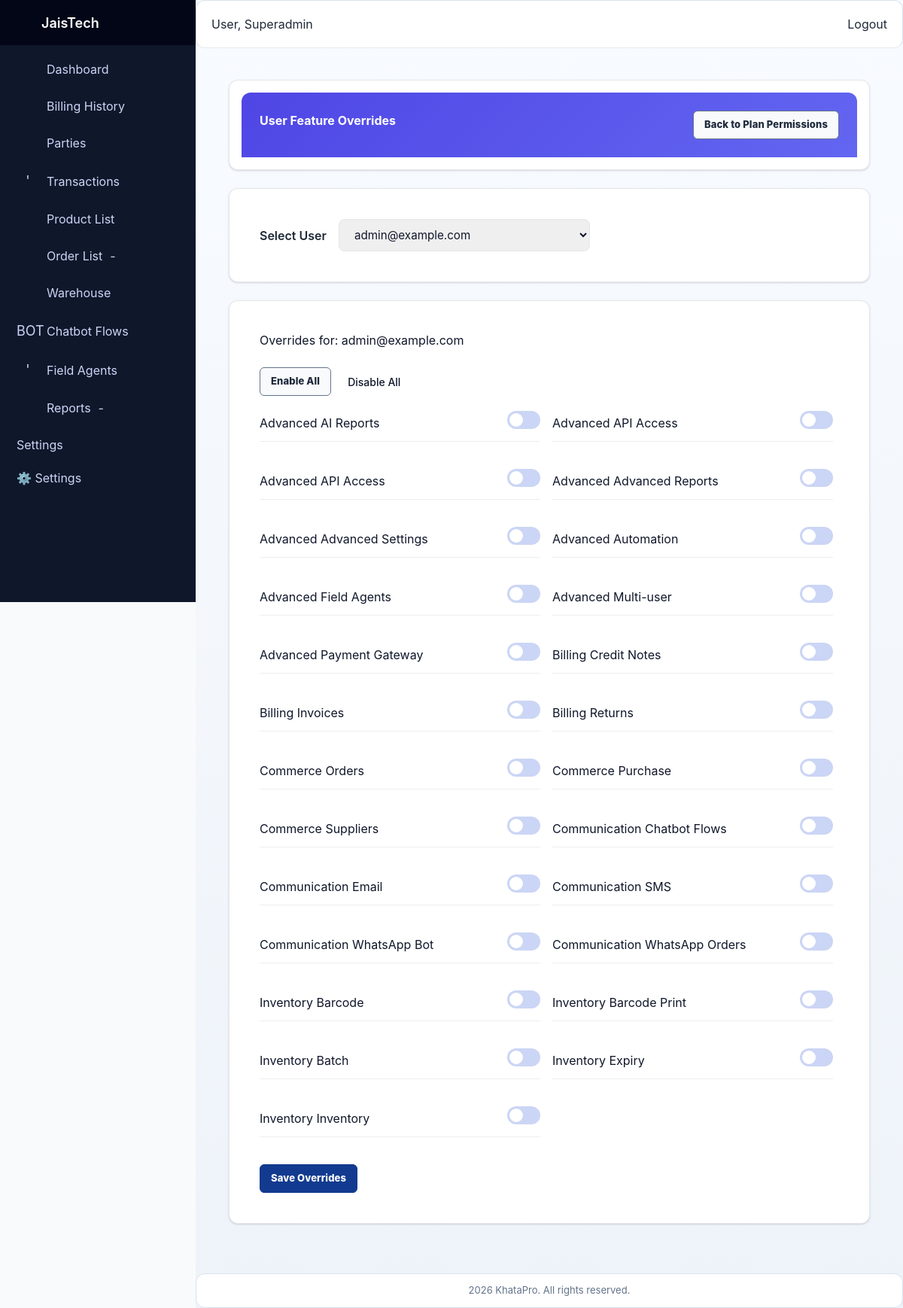
Screenshot of /settings/user-overrides/ (signed in) with the database file from the repository.
### accounts/models.py (models this page shows, shortened)
class User(AbstractUser):
    username = models.CharField(max_length=150, blank=True, null=True)
    mobile = models.CharField(max_length=15, unique=True, blank=True, null=True)
    email = models.EmailField(unique=True)
    email_verified = models.BooleanField(default=False)
    mobile_verified = models.BooleanField(default=False)
    is_social_login = models.BooleanField(default=False)
    is_otp_verified = models.BooleanField(default=False)
    groups = models.ManyToManyField(
        Group,
        related_name="custom_user_set",
        blank=True,
        help_text="Groups this user belongs to.",
        verbose_name="groups",
    )
    user_permissions = models.ManyToManyField(
        Permission,
        related_name="custom_user_permissions_set",
        blank=True,
        help_text="Specific permissions for this user.",
        verbose_name="user permissions",
    )
    USERNAME_FIELD = "email"  # login by email
    REQUIRED_FIELDS = ["username", "mobile"]

### billing/models.py (models this page shows, shortened)
class FeatureRegistry(models.Model):
    key = models.SlugField(max_length=120, unique=True)
    label = models.CharField(max_length=160)
    group = models.CharField(max_length=80, default="General")
    description = models.TextField(blank=True)
    active = models.BooleanField(default=True)
    sort_order = models.PositiveIntegerField(default=0)
    class Meta:
        ordering = ["group", "sort_order", "label"]

### core_settings/views.py (the view, shortened to what this page needs)
# urls.py: path("user-overrides/", views.user_feature_overrides_view, name="user_feature_overrides"),
@login_required
def user_feature_overrides_view(request):
    if not request.user.is_staff and not request.user.is_superuser:
        return HttpResponse("❌ Admin access required")
    User = get_user_model()
    users = User.objects.filter(is_active=True).order_by("email")
    features = FeatureRegistry.objects.filter(active=True).order_by("group", "label")
    selected_user_id = request.GET.get("user_id") or (users.first().id if users.exists() else None)
    selected_user = User.objects.filter(id=selected_user_id).first() if selected_user_id else None
    overrides = {}
    if selected_user:
        for ov in UserFeatureOverride.objects.filter(user=selected_user):
            overrides[ov.feature_id] = ov.is_enabled
    return render(request, "core_settings/user_feature_overrides.html", {
        "users": users,
        "features": features,
        "selected_user": selected_user,
        "overrides": overrides,
    })

### billing/services.py (called while the page is built, shortened)
def user_has_feature(user, feature_key):
    if user.is_superuser:
        return True

### billing/templatetags/feature_tags.py (called while the page is built)
@register.simple_tag(takes_context=True)
def feature_allowed(context, feature_key):
    user = context.get("request").user
    if not user or not user.is_authenticated:
        return False
    return user_has_feature(user, feature_key)

### system_mode/context_processors.py (called while the page is built)
def system_mode_context(request):
    context = getattr(request, "system_mode_context", None)
    if context is None:
        context = build_request_mode_context(request)
    return {
        "system_mode": context,
        "system_mode_name": context.get("current_mode", "DESKTOP"),
        "system_mode_locked": bool(context.get("is_locked", False)),
        "resolved_system_mode": context.get("resolved_mode", "DESKTOP"),
        "resolved_system_mode_css": context.get("resolved_mode_css", "desktop"),
        "system_route_profile": context.get("route_profile", {}),
    }

### system_mode/models.py (called while the page is built)
    @classmethod
    def get_solo(cls, for_update=False):
        qs = cls.objects
        if for_update:
            qs = qs.select_for_update()
        instance = qs.filter(pk=1).first()
        if instance:
            return instance
        with transaction.atomic():
            locked = cls.objects.select_for_update().filter(pk=1).first()
            if locked:
                return locked
            return cls.objects.create(pk=1, current_mode=cls.Mode.DESKTOP)

### system_mode/services.py (called while the page is built)
def serialize_system_mode(mode_obj: SystemMode) -> dict[str, Any]:
    return {
        "current_mode": mode_obj.current_mode,
        "is_locked": bool(mode_obj.is_locked),
        "updated_by_id": mode_obj.updated_by_id,
        "updated_at": mode_obj.updated_at.isoformat() if mode_obj.updated_at else None,
    }

def get_system_mode_state(force_refresh: bool = False) -> dict[str, Any]:
    if not force_refresh:
        cached = cache.get(CACHE_KEY)
        if cached:
            return cached
    try:
        mode_obj = SystemMode.get_solo()
        payload = serialize_system_mode(mode_obj)
    except OperationalError:
        payload = {
            "current_mode": SystemMode.Mode.DESKTOP,
            "is_locked": False,
            "updated_by_id": None,
            "updated_at": None,
        }
    cache.set(CACHE_KEY, payload, CACHE_TTL_SECONDS)
    return payload

### templates/core_settings/user_feature_overrides.html (shortened to what this page needs)
{% extends 'base.html' %}
{% load static %}
{% load core_filters %}
{% block extra_css %}
<link rel="stylesheet" href="{% static 'css/modern-app.css' %}">
{% endblock %}
{% block content %}
<div class="container-fluid" style="padding: 2rem;">
  <div class="card">
    <div class="card-header">
      <div style="display:flex; justify-content:space-between; align-items:center; width:100%;">
        <h3 class="mb-0"> User Feature Overrides</h3>
        <a href="{% url 'core_settings:plan_permissions' %}" class="btn btn-secondary btn-sm">Back to Plan Permissions</a>
      </div>
    </div>
  </div>
  <div class="card" style="margin-top: 1.5rem;">
    <div class="card-body">
      <form method="get" style="display:flex; gap:1rem; align-items:center;">
        <label class="mb-0">Select User</label>
        <select name="user_id" class="form-control form-control-sm" onchange="this.form.submit()">
          {% for u in users %}
            <option value="{{ u.id }}" {% if selected_user and u.id == selected_user.id %}selected{% endif %}>
              {{ u.email }}{% if u.mobile %} ({{ u.mobile }}){% endif %}
            </option>
          {% endfor %}
        </select>
      </form>
    </div>
  </div>
  {% if selected_user %}
  <form method="post" style="margin-top:1.5rem;">
    <div class="card">
      <div class="card-body">
        <h5 class="mb-3">Overrides for: {{ selected_user.email }}</h5>
        <div style="display:flex; gap:10px; margin-bottom:12px;">
          <button type="button" id="enableAll" class="btn btn-outline-success btn-sm">Enable All</button>
          <button type="button" id="disableAll" class="btn btn-outline-danger btn-sm">Disable All</button>
        </div>
        <div class="row">
          {% for feature in features %}
          <div class="col-md-6" style="margin-bottom:0.75rem;">
            <div style="display:flex; justify-content:space-between; align-items:center; padding:0.5rem 0; border-bottom:1px solid #eee;">
              <span>{{ feature.group }}  {{ feature.label }}</span>
              <label class="toggle">
                <span class="toggle-slider"></span>
              </label>
            </div>
          </div>
          {% endfor %}
        </div>
        <button type="submit" class="btn btn-primary mt-3">Save Overrides</button>
      </div>
    </div>
  </form>
  {% endif %}
</div>
{% endblock %}

### templates/core/base_ui.html (shortened to what this page needs)
{% load static %}
<!DOCTYPE html>
<html lang="en">
<head>
    <link href="https://cdn.jsdelivr.net/npm/bootstrap-icons/font/bootstrap-icons.css" rel="stylesheet">
    <link href="https://cdn.jsdelivr.net/npm/tailwindcss@2.2.19/dist/tailwind.min.css" rel="stylesheet">
    <link rel="stylesheet" href="{% static 'css/dashboard.css' %}">
    <link rel="stylesheet" href="{% static 'css/sidebar.css' %}">
    <link rel="stylesheet" href="{% static 'css/unified-theme.css' %}">
    <link rel="stylesheet" href="{% static 'css/master_ui_system.css' %}">
    <link rel="stylesheet" href="{% static 'css/pc_add_mode.css' %}">
    {% block extra_css %}{% endblock %}
</head>
{% with resolved_system_mode_css|default:'desktop' as mode_css %}
<body class="{{ ui.theme_mode|default:'light' }}{% if hide_sidebar %} no-sidebar{% endif %} {% if mode_css == 'pos' %}mode-pos{% elif mode_css == 'tablet' %}mode-tablet{% elif mode_css == 'mobile' %}mode-mobile{% else %}mode-pc{% endif %}"
      data-system-mode="{{ resolved_system_mode|default:system_mode_name|default:'DESKTOP' }}"
      data-system-mode-locked="{{ system_mode_locked|default:'0' }}">
{% endwith %}
<div class="layout">
    {% if not hide_sidebar %}
        {% include "core/sidebar.html" %}
    {% endif %}
    <div class="main-content">
        <nav class="topbar">
            <span>User, {{ request.user.username }}</span>
            {% if request.user.is_authenticated %}
                <a class="btn-logout" href="{% url 'accounts:logout' %}">
                    Logout
                </a>
            {% endif %}
        </nav>
        <main class="page-content">
            {% block content %}{% endblock %}
        </main>
        <footer class="footer">
             {% now "Y" %} KhataPro. All rights reserved.
        </footer>
    </div>
</div>
</body>
</html>

### static/css/dashboard.css (style rules this page uses)
* { box-sizing: border-box; }
html, body { margin: 0; padding: 0; height: 100%; font-family: system-ui, -apple-system, Segoe UI, Roboto, Arial, sans-serif; background: #f4f6fb; overflow-x: hidden; }
.main-content { margin-left: 240px; width: 100%; min-height: 100vh; transition: margin-left 0.3s ease; background: #f5f7fb; }
.layout { display: flex; }
.main-content > nav { height: 64px; background: #ffffff; border-bottom: 1px solid #e5e7eb; padding: 0 20px; display: flex; align-items: center; justify-content: space-between; }
.card { background: #ffffff; border-radius: 16px; box-shadow: 0 10px 28px rgba(2,6,23,0.1); padding: 16px; margin-bottom: 20px; }
.card h3 { margin: 0 0 12px; font-size: 16px; font-weight: 700; }
footer { margin-top: auto; padding: 12px; text-align: center; font-size: 13px; color: #64748b; background: #ffffff; border-top: 1px solid #e5e7eb; }

### static/css/sidebar.css (style rules this page uses)
.main-content { margin-left: 260px; transition: margin-left 0.3s ease; }

### static/css/unified-theme.css (style rules this page uses)
:root { --uc-bg: #f4f7fb; --uc-surface: #ffffff; --uc-border: #d9e2ec; --uc-text: #12263a; --uc-muted: #5f6c7b; --uc-brand: #0b6bcb; --uc-brand-2: #0f9d7a; --uc-danger: #c03b3b; --uc-warning: #b7791f; }
body { background: var(--uc-bg); color: var(--uc-text); }
.main-content { background: linear-gradient(180deg, #f8fbff, #eef3f9); }
.topbar, .footer { background: var(--uc-surface); border: 1px solid var(--uc-border); border-radius: 12px; }
.page-content > .container, .page-content > .container-fluid { max-width: 1400px; }

### static/css/master_ui_system.css (style rules this page uses)
:root { --ui-primary: #123a8f; --ui-primary-dark: #0f2f73; --ui-secondary: #f58b1f; --ui-secondary-dark: #d97108; --ui-danger: #c03b3b; --ui-outline: #64748b; --ui-surface: #ffffff; --ui-surface-soft: #f4f7fc; --ui-border: #d8e0ee; --ui-text: #0f172a; --ui-muted: #475569; --ui-radius: 6px; --ui-shadow: 0 10px 26px rgba(15, 23, 42, 0.08); }
.page-content { color: var(--ui-text); padding: 10px 12px; }
.page-content .btn, .page-content button, .page-content input[type="submit"], .page-content input[type="button"] { border-radius: var(--ui-radius) !important; }
.unified-btn, .page-content .btn-primary, .page-content .btn-success, .page-content .btn-danger, .page-content .btn-warning, .page-content .btn-secondary, .page-content .btn-dark, .page-content .btn-outline-secondary, .page-content .btn-outline-primary, .page-content .btn-outline-success, .page-content .btn-outline-info, .page-content .btn-outline-warning, .page-content .btn-outline-dark, .uc-btn { min-height: 38px !important; padding: 8px 14px !important; font-size: 13px !important; font-weight: 800 !important; letter-spacing: 0.01em; transition: all 0.18s ease; }
.unified-btn-primary, .page-content .btn-primary, .uc-btn-primary { background: var(--ui-primary) !important; border: 1px solid var(--ui-primary) !important; color: #fff !important; }
.unified-btn-outline, .page-content .btn-secondary, .page-content .btn-dark, .page-content .btn-outline-secondary, .page-content .btn-outline-primary, .page-content .btn-outline-success, .page-content .btn-outline-info, .page-content .btn-outline-dark, .uc-btn-ghost { background: #f8fafc !important; border: 1px solid var(--ui-outline) !important; color: #1e293b !important; }

### templates/core_settings/user_feature_overrides.html (style rules this page uses)
.toggle { position: relative; width: 44px; height: 24px; display: inline-block; }
.toggle-slider { position:absolute; inset:0; background:#cbd5f5; border-radius:999px; transition:0.2s; }
.toggle-slider:before { content:""; position:absolute; width:18px; height:18px; left:3px; top:3px; border-radius:50%; background:#fff; transition:0.2s; }

### rows the page displays
User: user.username "Superadmin"
User: email "admin@example.com"
FeatureRegistry: group "Advanced", label "AI Reports"
FeatureRegistry: group "Advanced", label "API Access"
FeatureRegistry: group "Advanced", label "API Access"
FeatureRegistry: group "Advanced", label "Advanced Reports"
FeatureRegistry: group "Advanced", label "Advanced Settings"
FeatureRegistry: group "Advanced", label "Automation"
FeatureRegistry: group "Advanced", label "Field Agents"
FeatureRegistry: group "Advanced", label "Multi-user"
FeatureRegistry: group "Advanced", label "Payment Gateway"
FeatureRegistry: group "Billing", label "Credit Notes"
FeatureRegistry: group "Billing", label "Invoices"
FeatureRegistry: group "Billing", label "Returns"
FeatureRegistry: group "Commerce", label "Orders"
FeatureRegistry: group "Commerce", label "Purchase"
FeatureRegistry: group "Commerce", label "Suppliers"
FeatureRegistry: group "Communication", label "Chatbot Flows"
FeatureRegistry: group "Communication", label "Email"
FeatureRegistry: group "Communication", label "SMS"
FeatureRegistry: group "Communication", label "WhatsApp Bot"
FeatureRegistry: group "Communication", label "WhatsApp Orders"
FeatureRegistry: group "Inventory", label "Barcode"
FeatureRegistry: group "Inventory", label "Barcode Print"
FeatureRegistry: group "Inventory", label "Batch"
FeatureRegistry: group "Inventory", label "Expiry"
FeatureRegistry: group "Inventory", label "Inventory"

### other values shown
{{ company.company_name|default:"JaisTech" }} "JaisTech"
form field user_id "admin@example.com"
